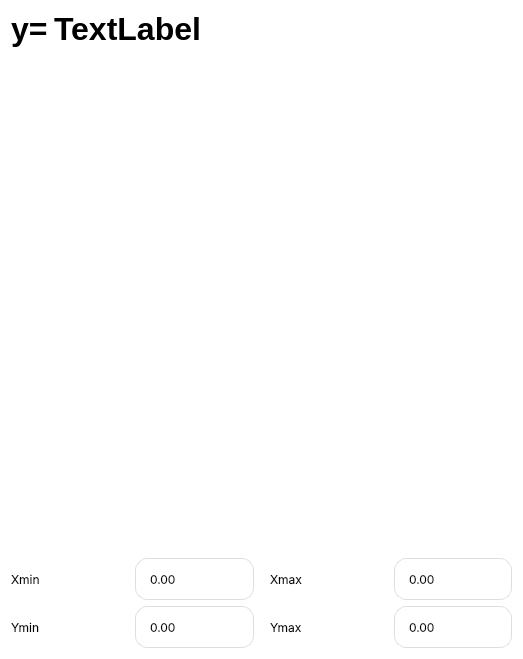
<?xml version="1.0" encoding="UTF-8"?>
<ui version="4.0">
 <class>Graph</class>
 <widget class="QWidget" name="Graph">
  <property name="geometry">
   <rect>
    <x>0</x>
    <y>0</y>
    <width>523</width>
    <height>659</height>
   </rect>
  </property>
  <property name="windowTitle">
   <string>Graph</string>
  </property>
  <property name="styleSheet">
   <string notr="true">background: white;</string>
  </property>
  <layout class="QVBoxLayout" name="verticalLayout">
   <item>
    <layout class="QHBoxLayout" name="horizontalLayout_3">
     <item>
      <widget class="QLabel" name="label_6">
       <property name="sizePolicy">
        <sizepolicy hsizetype="Minimum" vsizetype="Preferred">
         <horstretch>0</horstretch>
         <verstretch>0</verstretch>
        </sizepolicy>
       </property>
       <property name="styleSheet">
        <string notr="true">QLabel {
 qproperty-alignment: 'AlignVCenter || AlignRight';
 font-size: 32px;
 font-weight: 500;
}</string>
       </property>
       <property name="text">
        <string>y=</string>
       </property>
      </widget>
     </item>
     <item>
      <widget class="QLabel" name="label">
       <property name="sizePolicy">
        <sizepolicy hsizetype="Expanding" vsizetype="Preferred">
         <horstretch>0</horstretch>
         <verstretch>0</verstretch>
        </sizepolicy>
       </property>
       <property name="styleSheet">
        <string notr="true">QLabel {
 qproperty-alignment: 'AlignVCenter || AlignRight';
 font-size: 32px;
 font-weight: 500;
}</string>
       </property>
       <property name="text">
        <string>TextLabel</string>
       </property>
      </widget>
     </item>
    </layout>
   </item>
   <item>
    <widget class="QCustomPlot" name="widget" native="true">
     <property name="sizePolicy">
      <sizepolicy hsizetype="Expanding" vsizetype="Expanding">
       <horstretch>0</horstretch>
       <verstretch>0</verstretch>
      </sizepolicy>
     </property>
     <property name="autoFillBackground">
      <bool>false</bool>
     </property>
    </widget>
   </item>
   <item>
    <layout class="QGridLayout" name="gridLayout">
     <item row="1" column="3">
      <widget class="QLabel" name="label_4">
       <property name="styleSheet">
        <string notr="true">font-family: SF Pro Display;</string>
       </property>
       <property name="text">
        <string>Ymax</string>
       </property>
      </widget>
     </item>
     <item row="0" column="0">
      <widget class="QLabel" name="label_2">
       <property name="styleSheet">
        <string notr="true">font-family: SF Pro Display;</string>
       </property>
       <property name="text">
        <string>Xmin</string>
       </property>
      </widget>
     </item>
     <item row="1" column="4">
      <widget class="QDoubleSpinBox" name="doubleSpinBox_Ymax">
       <property name="styleSheet">
        <string notr="true">QDoubleSpinBox {
	padding: 0 12px;
	border-radius: 12px;
	border: 1px solid rgb(222, 222, 222);
	font-family: SF Pro Display;
	height: 40px;
}

QDoubleSpinBox :focus {
	border: 1px solid #bfff6a;
}</string>
       </property>
       <property name="buttonSymbols">
        <enum>QAbstractSpinBox::NoButtons</enum>
       </property>
      </widget>
     </item>
     <item row="0" column="1">
      <widget class="QDoubleSpinBox" name="doubleSpinBox_Xmin">
       <property name="styleSheet">
        <string notr="true">QDoubleSpinBox {
	padding: 0 12px;
	border-radius: 12px;
	border: 1px solid rgb(222, 222, 222);
	font-family: SF Pro Display;
	height: 40px;
}

QDoubleSpinBox :focus {
	border: 1px solid #bfff6a;
}</string>
       </property>
       <property name="buttonSymbols">
        <enum>QAbstractSpinBox::NoButtons</enum>
       </property>
      </widget>
     </item>
     <item row="0" column="3">
      <widget class="QLabel" name="label_3">
       <property name="styleSheet">
        <string notr="true">font-family: SF Pro Display;</string>
       </property>
       <property name="text">
        <string>Xmax</string>
       </property>
      </widget>
     </item>
     <item row="0" column="4">
      <widget class="QDoubleSpinBox" name="doubleSpinBox_Xmax">
       <property name="styleSheet">
        <string notr="true">QDoubleSpinBox {
	padding: 0 12px;
	border-radius: 12px;
	border: 1px solid rgb(222, 222, 222);
	font-family: SF Pro Display;
	height: 40px;
}

QDoubleSpinBox :focus {
	border: 1px solid #bfff6a;
}</string>
       </property>
       <property name="buttonSymbols">
        <enum>QAbstractSpinBox::NoButtons</enum>
       </property>
      </widget>
     </item>
     <item row="1" column="1">
      <widget class="QDoubleSpinBox" name="doubleSpinBox_Ymin">
       <property name="styleSheet">
        <string notr="true">QDoubleSpinBox {
	padding: 0 12px;
	border-radius: 12px;
	border: 1px solid rgb(222, 222, 222);
	font-family: SF Pro Display;
	height: 40px;
}

QDoubleSpinBox :focus {
	border: 1px solid #bfff6a;
}</string>
       </property>
       <property name="buttonSymbols">
        <enum>QAbstractSpinBox::NoButtons</enum>
       </property>
      </widget>
     </item>
     <item row="1" column="0">
      <widget class="QLabel" name="label_5">
       <property name="styleSheet">
        <string notr="true">font-family: SF Pro Display;</string>
       </property>
       <property name="text">
        <string>Ymin</string>
       </property>
      </widget>
     </item>
     <item row="0" column="2">
      <spacer name="verticalSpacer">
       <property name="orientation">
        <enum>Qt::Vertical</enum>
       </property>
       <property name="sizeType">
        <enum>QSizePolicy::Fixed</enum>
       </property>
       <property name="sizeHint" stdset="0">
        <size>
         <width>10</width>
         <height>40</height>
        </size>
       </property>
      </spacer>
     </item>
    </layout>
   </item>
  </layout>
 </widget>
 <customwidgets>
  <customwidget>
   <class>QCustomPlot</class>
   <extends>QWidget</extends>
   <header>qcustomplot.h</header>
   <container>1</container>
  </customwidget>
 </customwidgets>
 <resources/>
 <connections/>
</ui>
